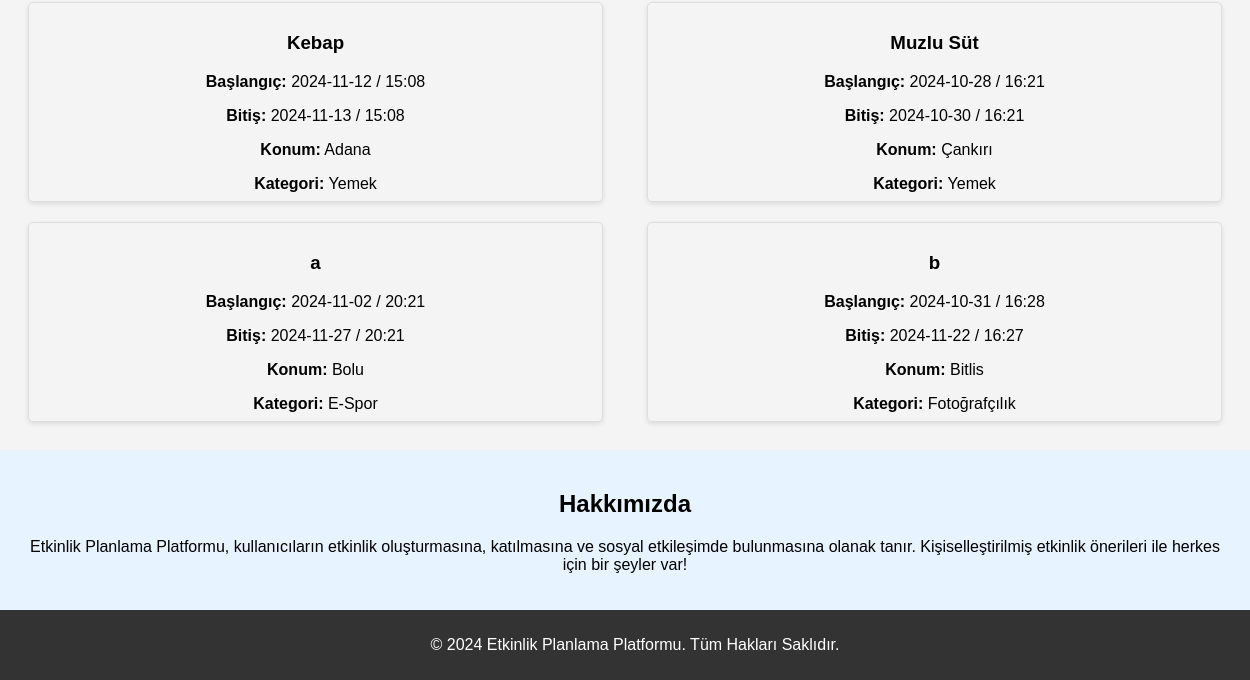
The app's page /main_page (signed in, lower part), older data.
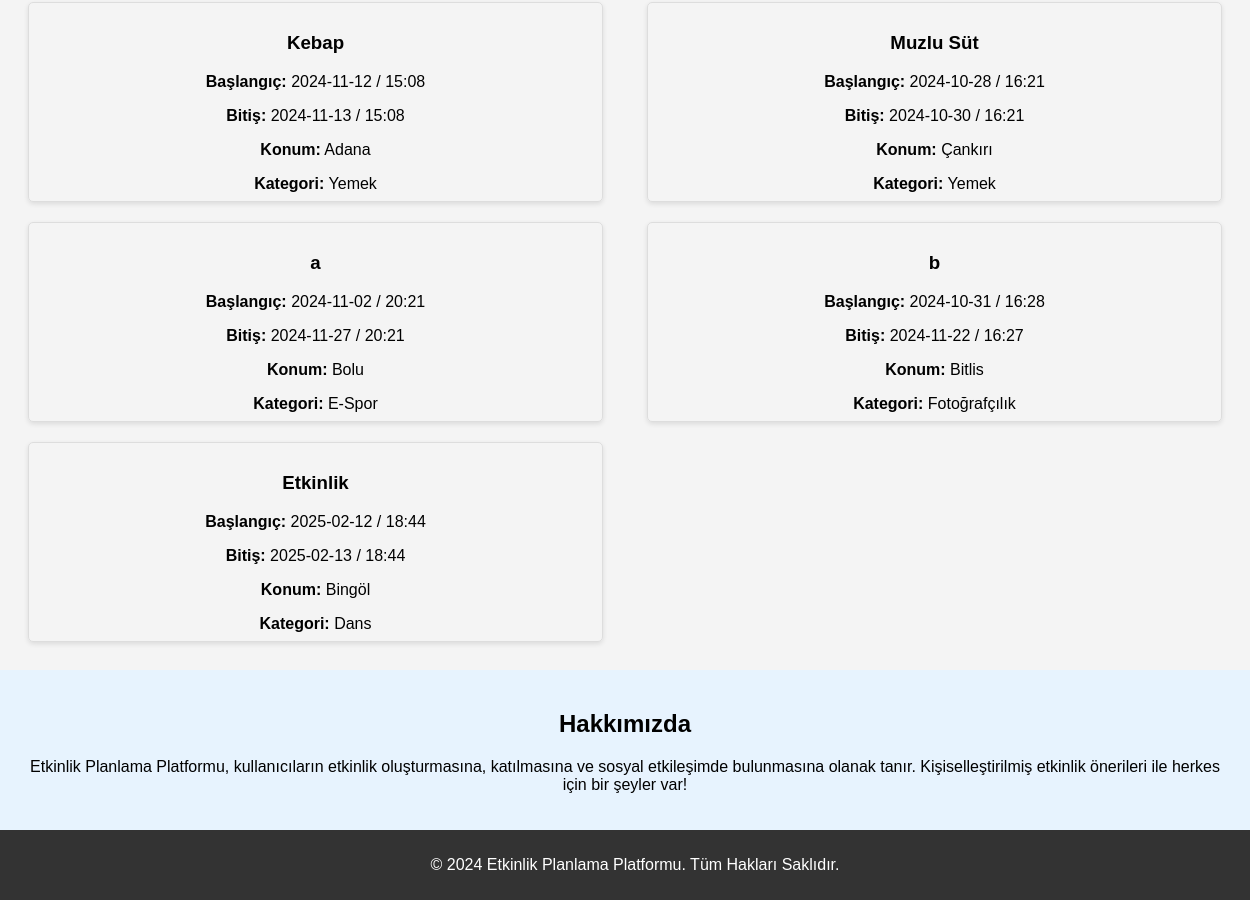
The same page, newer data.
### tables this page shows
CREATE TABLE events (
        ID INTEGER PRIMARY KEY AUTOINCREMENT,
        event_name TEXT NOT NULL,
        description TEXT NOT NULL,
        startDate TEXT NOT NULL,
        finishDate TEXT NOT NULL,
        startTime TEXT NOT NULL,
        finishTime TEXT NOT NULL,
        duration TEXT NOT NULL,
        city TEXT NOT NULL,        
        address TEXT NOT NULL,        
        category TEXT NOT NULL,
        creator_username TEXT NOT NULL,
        isApproved BOOLEAN DEFAULT FALSE NOT NULL
    );

### app.py (the view)
@app.route('/main_page')
def main_page():
    username = session.get('user').get('username')
    all_events = get_all_approved_events_for_user(username)
    suggested_events = get_suggested_events_for_user(username)
    return render_template('mainPage.html', events=all_events, suggested_events=suggested_events)

### database.py (called while the page is built)
def get_db_connection():
    conn = sqlite3.connect(DATABASE)
    conn.row_factory = sqlite3.Row
    return conn

def get_user_participation_by_category(username):
    conn = get_db_connection()
    cursor = conn.cursor()
    cursor.execute('''
        SELECT e.category, COUNT(*) as participation_count
        FROM participants p
        JOIN events e ON p.event_ID = e.ID
        JOIN users u ON p.user_ID = u.ID
        WHERE u.username = ?
        GROUP BY e.category
        ORDER BY participation_count DESC
    ''', (username,))
    category_participation = cursor.fetchall()
    conn.close()
    return category_participation

### templates/mainPage.html (shortened to what this page needs)
<!DOCTYPE html>
<html lang="tr">
<head>
    <link rel="stylesheet" href="{{ url_for('static', filename='css/mainPage_style.css') }}">
</head>
<body>
    {% include 'header.html' %}
    <main>
        <section class="upcoming-events">
            <div class="event-grid">
                {% for event in events %}
                <a href="{{ url_for('event_detail', event_id=event.id) }}" class="link">
                    <div class="event-card">
                        <div class="event-content">
                            <h3>{{ event['event_name'] }}</h3>
                            <p><strong>Başlangıç:</strong> {{ event['startDate'] }} / {{ event['startTime'] }}</p>
                            <p><strong>Bitiş:</strong> {{ event['finishDate'] }} / {{ event['finishTime'] }}</p>
                            <p><strong>Konum:</strong> {{ event['city'] }}</p>
                            <p><strong>Kategori:</strong> {{ event['category'] }}</p>
                        </div>
                    </div>
                </a>
                {% else %}
                    <p class="no-event-message">Henüz aktif bir etkinlik bulunmamaktadır.</p>
                {% endfor %}
            </div>
        </section>
        <section class="about">
            <h2>Hakkımızda</h2>
            <p>Etkinlik Planlama Platformu, kullanıcıların etkinlik oluşturmasına, katılmasına ve sosyal etkileşimde bulunmasına olanak tanır. Kişiselleştirilmiş etkinlik önerileri ile herkes için bir şeyler var!</p>
        </section>
    </main>
    <footer>
        <p>© 2024 Etkinlik Planlama Platformu. Tüm Hakları Saklıdır.</p>
    </footer>
</body>
</html>

### templates/header.html (shortened to what this page needs)
<!DOCTYPE html>
<html lang="tr">
<head>
    <link rel="stylesheet" href="{{ url_for('static', filename='css/header_style.css') }}">
</head>
<body>
</body>
</html>

### static/css/mainPage_style.css (style rules this page uses)
body { font-family: Arial, sans-serif; background-color: #f4f4f4; }
h2 { text-align: center; }
.upcoming-events { padding: 20px; }
.event-grid { display: flex; flex-wrap: wrap; justify-content: space-between; gap: 20px; padding: 8px; }
.link { text-decoration: none; }
.event-card { position: relative; display: flex; flex-direction: column; border: 1px solid #ddd; border-radius: 5px; box-shadow: 0 2px 5px rgba(0, 0, 0, 0.1); padding: 5px; width: 100%; height: 200px; box-sizing: border-box; text-align: center; transition: transform 0.3s, box-shadow 0.3s; cursor: pointer; min-width: 575px; overflow: hidden; }
.event-content { position: relative; z-index: 1; padding: 5px; }
.event-card::before { content: ""; position: absolute; top: 0; left: 0; width: 100%; height: 100%; background-size: cover; background-position: center; opacity: 0.4; z-index: -1; border-radius: 5px; }
.event-card h3, .event-card p { position: relative; z-index: 1; }
.event-card > * { position: relative; z-index: 1; color: black; }
.about { padding: 20px; background-color: #e7f3fe; text-align: center; }
footer { background-color: #333; color: white; text-align: center; padding: 10px; position: relative; bottom: 0; width: 100%; }

### static/css/header_style.css (style rules this page uses)
body, html { margin: 0; padding: 0; width: 100%; height: 100%; }

Row changes from the older to the newer data that the page shows:
added events: event_name "Etkinlik", startDate "2025-02-12", startTime "18:44", finishDate "2025-02-13", finishTime "18:44", city "Bingöl", category "Dans"
